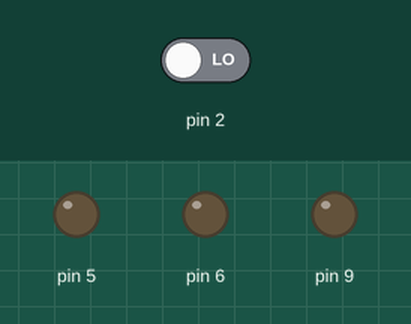
Simulated run of this sketch. Board: Arduino Uno, built with avr-gcc and run on an emulated ATmega328P. On the bench: output pins drawn as LEDs (lit = HIGH). The test bench sets the inputs (shaded band); at power-on: pin 2 LOW.

Above: at 1.2 s.
1.3 s: pin 2 driven HIGH
At 2.4 s:
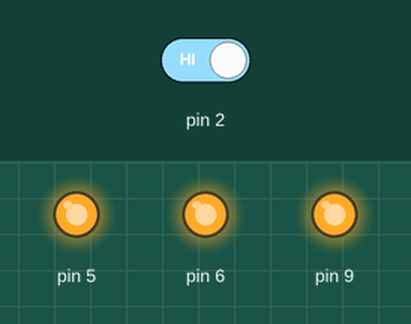
2.8 s: pin 2 driven LOW
At 3.5 s:
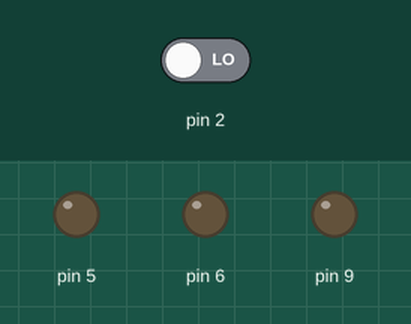
Timing chart, 0 to 5.8 s (numbered marks = the images above; inputs shaded):
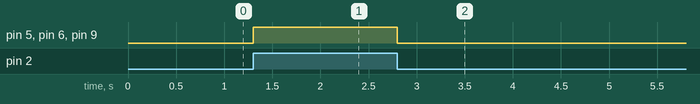

The sketch:

MotionSensorLight.ino
```cpp
void setup() {
  // put your setup code here, to run once:

pinMode(5,OUTPUT);
pinMode(6,OUTPUT);
pinMode(9,OUTPUT);
pinMode(2,INPUT);
}

void loop() {
  // put your main code here, to run repeatedly:
  int motion = digitalRead(2);

  if (motion == 1) {
    //analogWrite(pin,number) (5,255)
  digitalWrite(5, HIGH);
  digitalWrite(6, HIGH);
  digitalWrite(9, HIGH);

  } else {
  digitalWrite(5,LOW);
  digitalWrite(6,LOW);
  digitalWrite(9,LOW);
  }

}
```

Measured:
- after the input at 1.3 s, pin 5, pin 6, pin 9: LOW → HIGH at once
- after the input at 2.8 s, pin 5, pin 6, pin 9: HIGH → LOW at once
